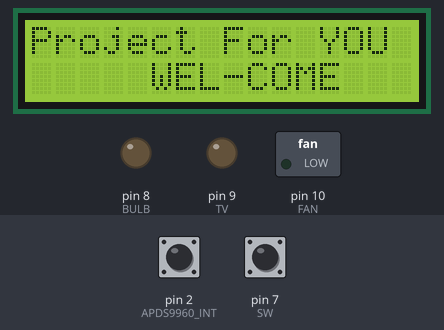
Bench run of a sketch on a simulated Arduino Uno, built with avr-gcc and run on an emulated ATmega328P. Shown: 16×2 character LCD, switched loads named in the sketch (green lamp = pin HIGH), output pins drawn as LEDs (lit = HIGH). The inputs (shaded band) are chosen by the test bench; at power-on: pin 7 (SW) LOW, pin 2 (APDS9960_INT) HIGH. What the sketch prints to the serial monitor is not drawn.

Above: at 1.3 s.
1.4 s: pin 7 (SW) pulled HIGH for 0.15 s
At 1.8 s:
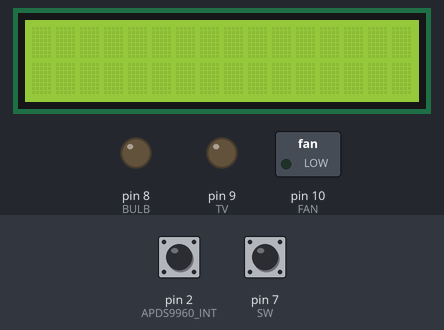
At 3.0 s:
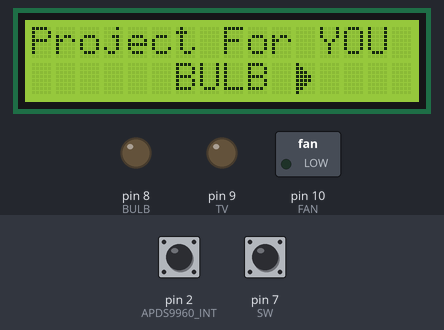
Timing chart, 0 to 4.5 s (numbered marks = the images above; inputs shaded):
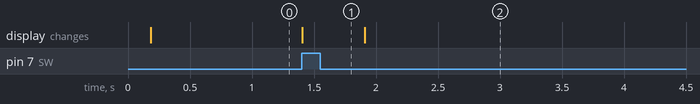

The sketch:

GestureBased_Automation.ino
```cpp
/****************************************************************
 Arduino Pin  APDS-9960 Board  Function

 3.3V         VCC              Power
 GND          GND              Ground
 A4           SDA              I2C Data
 A5           SCL              I2C Clock
 2            INT              Interrupt

****************************************************************/

#include <Wire.h>
#include <SparkFun_APDS9960.h>
#include <LiquidCrystal.h>
#define APDS9960_INT    2 // Needs to be an interrupt pin
const int rs = 12, en = 11, d4 = 6, d5 = 5, d6 = 4, d7 = 3;
LiquidCrystal lcd(rs, en, d4, d5, d6, d7);
SparkFun_APDS9960 apds = SparkFun_APDS9960();
int isr_flag = 0;
char* myMenu[]={"BULB","TV  ","FAN "};
int BULB = 8;
int TV = 9;
int FAN = 10;
int a=0,b=0,c=0,d=0,f=0;
int i=2,j=0,k=0,pos=1;
int SW = 7;
byte left[8] = {
                  0b10000,
                  0b11000,
                  0b11100,
                  0b11110,
                  0b11110,
                  0b11100,
                  0b11000,
                  0b10000
                };

byte right[8] = {
                  0b00001,
                  0b00011,
                  0b00111,
                  0b01111,
                  0b01111,
                  0b00111,
                  0b00011,
                  0b00001
                };

void setup()
{
  pinMode(BULB, OUTPUT);
  pinMode(TV, OUTPUT);
  pinMode(FAN, OUTPUT);
  pinMode(APDS9960_INT, INPUT);
  pinMode(SW, INPUT);
  digitalWrite(BULB, LOW);
  digitalWrite(TV, LOW);
  digitalWrite(FAN, LOW);

  lcd.begin(16,2);
  lcd.createChar(0, left);
  lcd.createChar(1, right);
  lcd.setCursor(0,0);
  lcd.print("Project For YOU");
  lcd.clear();
  Serial.begin(9600);
  Serial.println();
  Serial.println(F("--------------------------------"));
  Serial.println(F("SparkFun APDS-9960 - GestureTest"));
  Serial.println(F("--------------------------------"));

  // Initialize interrupt service routine
  attachInterrupt(0, interruptRoutine, FALLING);

  // Initialize APDS-9960 (configure I2C and initial values)
  if ( apds.init() ) {
    Serial.println(F("APDS-9960 initialization complete"));
  } else {
    Serial.println(F("Something went wrong during APDS-9960 init!"));
  }

  // Start running the APDS-9960 gesture sensor engine
  if ( apds.enableGestureSensor(true) ) {
    Serial.println(F("Gesture sensor is now running"));
  } else {
    Serial.println(F("Something went wrong during gesture sensor init!"));
  }
}

void loop()
{
  while(pos==1)
  {
    lcd.setCursor(0,0);
    lcd.print("Project For YOU");
    lcd.setCursor(0,1);
    lcd.print("     WEL-COME    ");
    if(digitalRead(SW)==HIGH)
          {
            lcd.clear();
            delay(500);
            pos=2;
            break;
          }
          else
          {
            pos=1;
          }
   }

    lcd.setCursor(0,0);
    lcd.print("Project For YOU");

    if( isr_flag == 1 )
      {
         detachInterrupt(0);
         handleGesture();
         isr_flag = 0;
         attachInterrupt(0, interruptRoutine, FALLING);
         controlAppl();
      }
      i=2;
      k=0;
      lcd.setCursor(6,1);
      lcd.print(myMenu[j]);
    // if(digitalRead(swtch)==LOW)
     //{
      //pos=1;
     //}

      if(j<2)
      {
        lcd.setCursor(11,1);
        lcd.write(byte(0));
      }
      if(j>0)
      {
        lcd.setCursor(5,1);
        lcd.write(byte(1));
      }
      if(j<=0)
      {
        lcd.setCursor(5,1);
        lcd.print(" ");
      }
       if(j>=2)
      {
        lcd.setCursor(11,1);
        lcd.print(" ");
      }
}

void interruptRoutine()
{
  isr_flag = 1;
}


void controlAppl()
{
  if(j==0 && i==1)
    {
      if(a==0)
      {
        digitalWrite(BULB, LOW);
        a=1;
      }
    }

  if(j==0 && i==0)
    {
      if(a==1)
      {
        digitalWrite(BULB, HIGH);
        a=0;
      }
    }

  if(j==1 && i==1)
    {
      if(b==0)
      {
        digitalWrite(TV, LOW);
        b=1;
      }
    }

  if(j==1 && i==0)
    {
      if(b==1)
      {
        digitalWrite(TV, HIGH);
        b=0;
      }
    }

  if(j==2 && i==1)
    {
      if(c==0)
      {
        digitalWrite(FAN, LOW);
        c=1;
      }
    }

  if(j==2 && i==0)
    {
      if(c==1)
      {
        digitalWrite(FAN, HIGH);
        c=0;
      }
    }
 /******
 if((k==1 || k==3) && f==0)
  {
      digitalWrite(BULB1, HIGH);
     digitalWrite(BULB2, HIGH);
     digitalWrite(FAN, HIGH);
    }

  if((k==2 || k==3) && f==0)
   {
      digitalWrite(BULB1, LOW);
      digitalWrite(BULB2, LOW);
      digitalWrite(FAN, LOW);
    }
   *******/
}

void handleGesture()
{
    lcd.setCursor(6,1);
    lcd.print("    ");

    if ( apds.isGestureAvailable() )
    {
    switch ( apds.readGesture() )
    {
      case DIR_UP:
        Serial.println("UP");
        i=0;
        break;
      case DIR_DOWN:
        Serial.println("DOWN");
        i=1;
        break;
      case DIR_LEFT:
        Serial.println("LEFT");
        if(j>0)
        {
          j--;
          delay(200);
        }
        break;
      case DIR_RIGHT:
        Serial.println("RIGHT");
        if(j<2)
        {
          j++;
          delay(200);
        }
        break;
      case DIR_NEAR:
        k=1;
        Serial.println("NEAR");
        break;
      case DIR_FAR:
        k=2;
        Serial.println("FAR");
        break;
      default:
        Serial.println("NONE");
        k=3;
    }
  }
}
```

Measured:
- after the input at 1.4 s, the display: changes at once (image 1)
